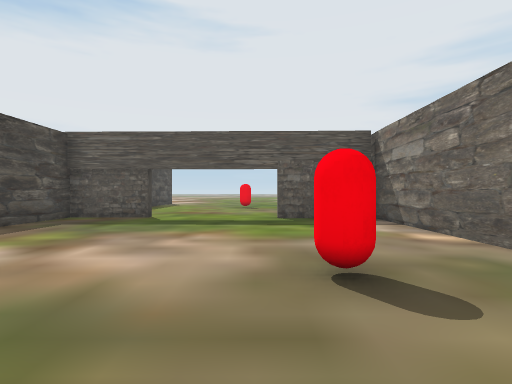
View 1 (above)

14 first-person views from a walk through a scene from a Unity 3-D project. The camera is 1.4 m above the floor, looks level and sees 80° across. The floor is counted in squares, 2 m on a side. Each view is taken from the middle of a square. On the plan, view 1 faces up. The plan holds only what a view shows up to about 10 squares ahead; the rest is blank. The place goes on beyond the plan. The player character is not drawn.

View 2
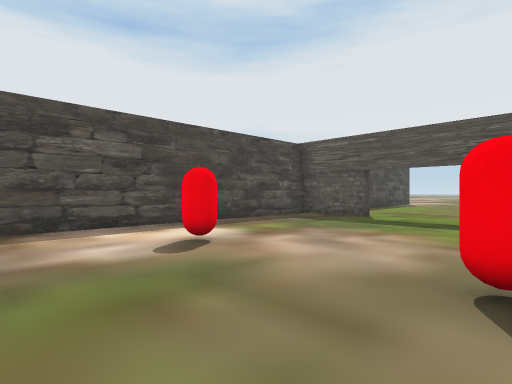

View 3
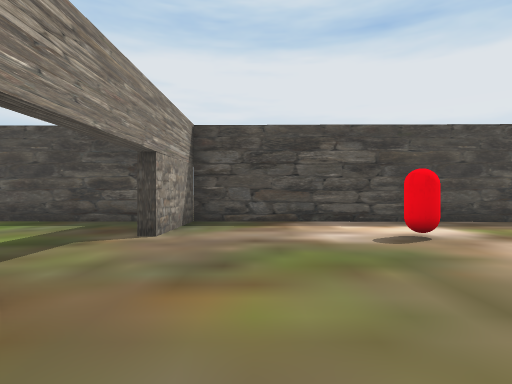

View 4
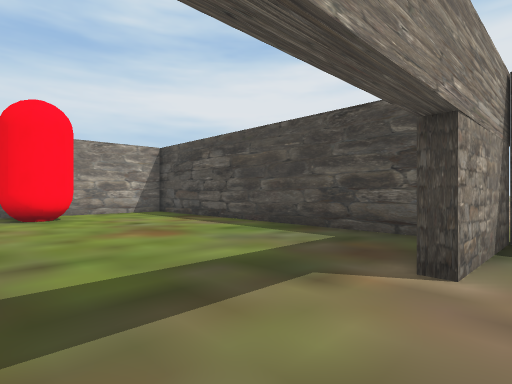

View 5
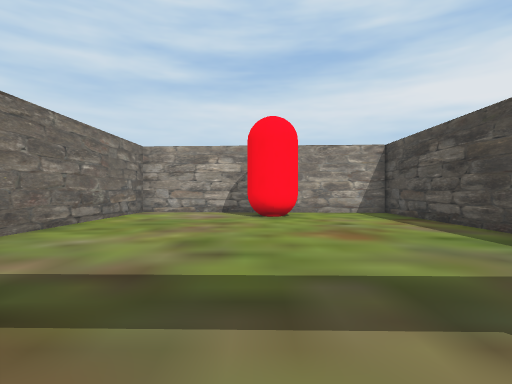

View 6
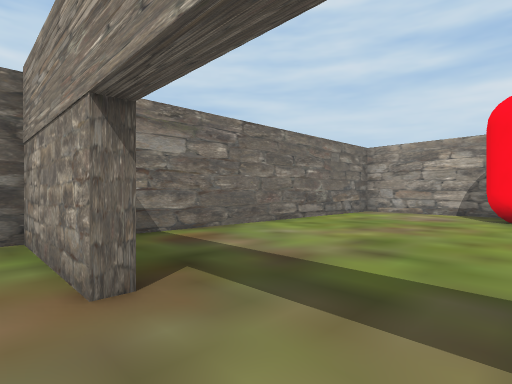

View 7
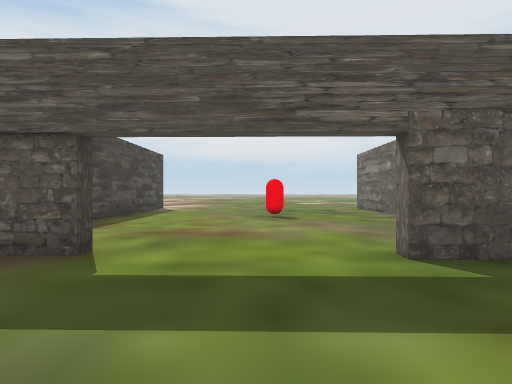

View 8
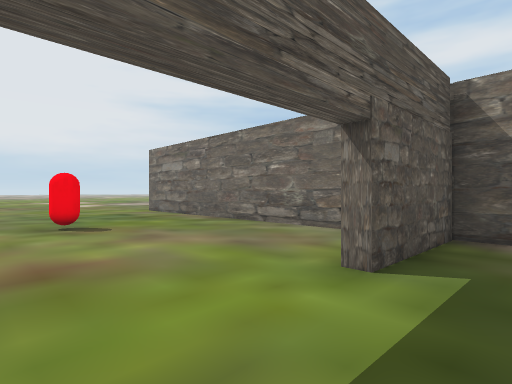

View 9
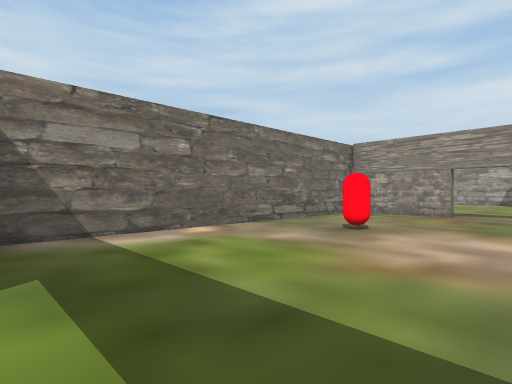

View 10
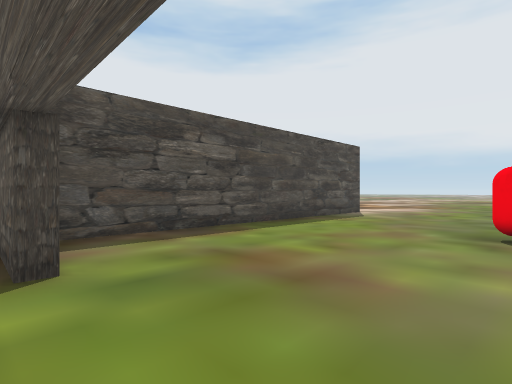

View 11
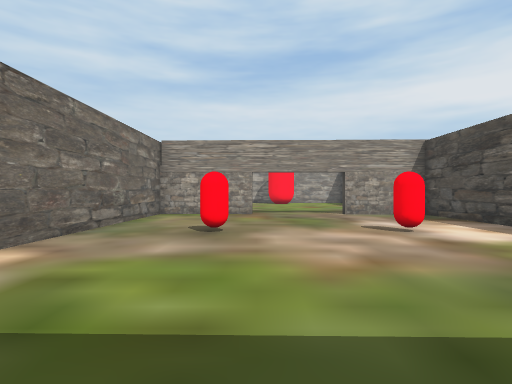

View 12
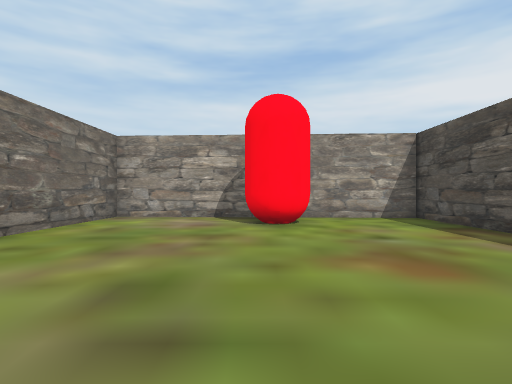

View 13
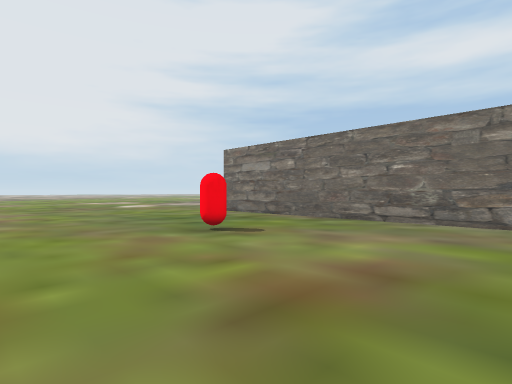

View 14
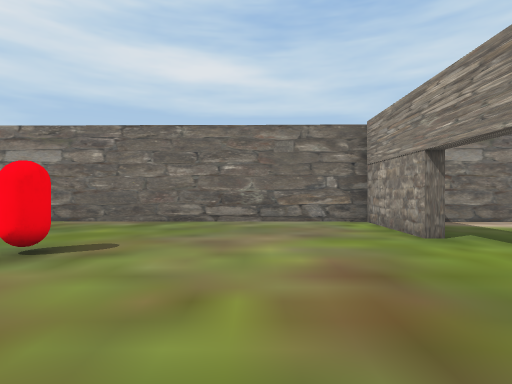

### Floor plan
Points are (right, up) in squares from view 1. A wall is a line through its corners. A room is listed if a view was taken in it or the views show most of it. See-through windows are left out.
Room 1 (views 1, 2, 3, 4, 5, 6, 7, 8, 9, 10, 11, 12, 13, 14)
walls: (0.1, -1.6) (3.1, -1.7) (3.2, 8.1) (0.6, 8.2) (0.6, 8.5) (3.2, 8.4) (3.3, 14.6); (-5.3, -2.6) (-5.4, -11.2) (-3.9, -11.3); (-2.9, 8.7) (-3, 8.2) (-5.1, 8.3) (-5.2, -1.5) (-2.7, -1.6); (-5, 14.6) (-5.1, 9.1); (-1.1, -11.4) (0, -11.5); (2.9, -11.5) (3, -3.2)
ways out: gap at (-1, -11)
objects: other object (-3, 2) to (-3, 3); other object (0, 14); other object (1, 2) to (1, 3)

Where each view was taken, in squares from view 1:
view 1: 0 up, 0 right, facing up
view 2: 0 up, 1 right, facing up-left
view 3: 0 up, 2 right, facing left
view 4: 1 down, 0 right, facing down-left
view 5: 1 down, 1 left, facing down
view 6: 1 down, 2 left, facing down-right
view 7: 5 up, 1 left, facing up
view 8: 7 up, 2 left, facing up-right
view 9: 8 up, 2 left, facing down-right
view 10: 8 up, 0 right, facing up-left
view 11: 8 up, 0 right, facing down
view 12: 3 down, 1 left, facing down
view 13: 9 up, 4 left, facing up-right
view 14: 11 up, 4 left, facing right
